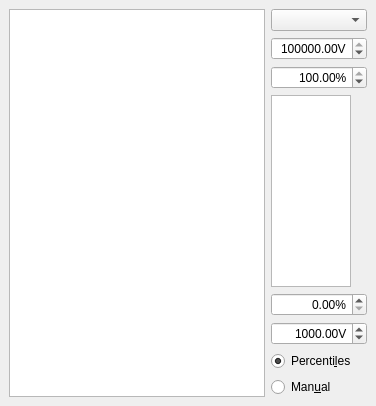
  <widget class="QDockWidget" name="depth_scan_dockWidget">
   <property name="windowTitle">
    <string>Depth scan</string>
   </property>
   <attribute name="dockWidgetArea">
    <number>2</number>
   </attribute>
   <widget class="QWidget" name="dockWidgetContents">
    <layout class="QHBoxLayout" name="horizontalLayout_5">
     <item>
      <widget class="ScanPlotWidget" name="depth_ViewWidget">
       <property name="sizePolicy">
        <sizepolicy hsizetype="Expanding" vsizetype="Expanding">
         <horstretch>1</horstretch>
         <verstretch>0</verstretch>
        </sizepolicy>
       </property>
      </widget>
     </item>
     <item>
      <layout class="QVBoxLayout" name="verticalLayout_2">
       <item>
        <widget class="QComboBox" name="depth_channel_ComboBox"/>
       </item>
       <item>
        <widget class="ScienDSpinBox" name="depth_cb_max_DoubleSpinBox">
         <property name="sizePolicy">
          <sizepolicy hsizetype="Fixed" vsizetype="Fixed">
           <horstretch>0</horstretch>
           <verstretch>0</verstretch>
          </sizepolicy>
         </property>
         <property name="maximumSize">
          <size>
           <width>100</width>
           <height>16777215</height>
          </size>
         </property>
         <property name="mouseTracking">
          <bool>true</bool>
         </property>
         <property name="acceptDrops">
          <bool>true</bool>
         </property>
         <property name="alignment">
          <set>Qt::AlignRight|Qt::AlignTrailing|Qt::AlignVCenter</set>
         </property>
         <property name="suffix">
          <string>V</string>
         </property>
         <property name="decimals">
          <number>2</number>
         </property>
         <property name="minimum">
          <double>-1000000000.000000000000000</double>
         </property>
         <property name="maximum">
          <double>1000000000.000000000000000</double>
         </property>
         <property name="value">
          <double>100000.000000000000000</double>
         </property>
        </widget>
       </item>
       <item>
        <widget class="ScienDSpinBox" name="depth_cb_high_percentile_DoubleSpinBox">
         <property name="maximumSize">
          <size>
           <width>100</width>
           <height>16777215</height>
          </size>
         </property>
         <property name="alignment">
          <set>Qt::AlignRight|Qt::AlignTrailing|Qt::AlignVCenter</set>
         </property>
         <property name="suffix">
          <string>%</string>
         </property>
         <property name="decimals">
          <number>2</number>
         </property>
         <property name="minimum">
          <double>0.000000000000000</double>
         </property>
         <property name="maximum">
          <double>100.000000000000000</double>
         </property>
         <property name="value">
          <double>100.000000000000000</double>
         </property>
        </widget>
       </item>
       <item>
        <widget class="PlotWidget" name="depth_cb_ViewWidget">
         <property name="maximumSize">
          <size>
           <width>80</width>
           <height>16777215</height>
          </size>
         </property>
        </widget>
       </item>
       <item>
        <widget class="ScienDSpinBox" name="depth_cb_low_percentile_DoubleSpinBox">
         <property name="maximumSize">
          <size>
           <width>100</width>
           <height>16777215</height>
          </size>
         </property>
         <property name="alignment">
          <set>Qt::AlignRight|Qt::AlignTrailing|Qt::AlignVCenter</set>
         </property>
         <property name="suffix">
          <string>%</string>
         </property>
         <property name="decimals">
          <number>2</number>
         </property>
         <property name="minimum">
          <double>0.000000000000000</double>
         </property>
         <property name="maximum">
          <double>100.000000000000000</double>
         </property>
         <property name="value">
          <double>0.000000000000000</double>
         </property>
        </widget>
       </item>
       <item>
        <widget class="ScienDSpinBox" name="depth_cb_min_DoubleSpinBox">
         <property name="sizePolicy">
          <sizepolicy hsizetype="Fixed" vsizetype="Fixed">
           <horstretch>0</horstretch>
           <verstretch>0</verstretch>
          </sizepolicy>
         </property>
         <property name="maximumSize">
          <size>
           <width>100</width>
           <height>16777215</height>
          </size>
         </property>
         <property name="mouseTracking">
          <bool>true</bool>
         </property>
         <property name="acceptDrops">
          <bool>true</bool>
         </property>
         <property name="alignment">
          <set>Qt::AlignRight|Qt::AlignTrailing|Qt::AlignVCenter</set>
         </property>
         <property name="accelerated">
          <bool>true</bool>
         </property>
         <property name="suffix">
          <string>V</string>
         </property>
         <property name="decimals">
          <number>2</number>
         </property>
         <property name="minimum">
          <double>-1000000000.000000000000000</double>
         </property>
         <property name="maximum">
          <double>1000000000.000000000000000</double>
         </property>
         <property name="value">
          <double>1000.000000000000000</double>
         </property>
        </widget>
       </item>
       <item>
        <widget class="QRadioButton" name="depth_cb_centiles_RadioButton">
         <property name="text">
          <string>Percenti&amp;les</string>
         </property>
         <property name="checked">
          <bool>true</bool>
         </property>
        </widget>
       </item>
       <item>
        <widget class="QRadioButton" name="depth_cb_manual_RadioButton">
         <property name="text">
          <string>Man&amp;ual</string>
         </property>
         <property name="checked">
          <bool>false</bool>
         </property>
        </widget>
       </item>
      </layout>
     </item>
    </layout>
   </widget>
  </widget>
